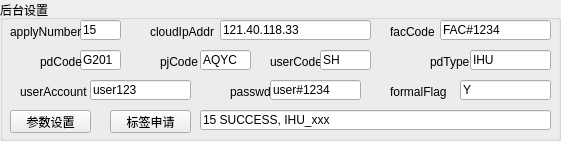
   <widget class="QGroupBox" name="groupBox_cloudCon">
    <property name="geometry">
     <rect>
      <x>10</x>
      <y>10</y>
      <width>561</width>
      <height>141</height>
     </rect>
    </property>
    <property name="title">
     <string>后台设置</string>
    </property>
    <widget class="QLineEdit" name="lineEdit_cloudCon_label_apply_text">
     <property name="geometry">
      <rect>
       <x>200</x>
       <y>110</y>
       <width>351</width>
       <height>20</height>
      </rect>
     </property>
     <property name="text">
      <string>15 SUCCESS, IHU_xxx</string>
     </property>
    </widget>
    <widget class="QLineEdit" name="lineEdit_cloudCon_apply_number_text">
     <property name="geometry">
      <rect>
       <x>80</x>
       <y>20</y>
       <width>41</width>
       <height>20</height>
      </rect>
     </property>
     <property name="text">
      <string>15</string>
     </property>
    </widget>
    <widget class="QPushButton" name="pushButton_cloudCon_par_set">
     <property name="geometry">
      <rect>
       <x>10</x>
       <y>110</y>
       <width>81</width>
       <height>23</height>
      </rect>
     </property>
     <property name="text">
      <string>参数设置</string>
     </property>
    </widget>
    <widget class="QLineEdit" name="lineEdit_cloudCon_ipAddr_text">
     <property name="geometry">
      <rect>
       <x>220</x>
       <y>20</y>
       <width>151</width>
       <height>20</height>
      </rect>
     </property>
     <property name="text">
      <string>121.40.118.33</string>
     </property>
    </widget>
    <widget class="QLabel" name="label_cloudCon_apply_number">
     <property name="geometry">
      <rect>
       <x>10</x>
       <y>20</y>
       <width>91</width>
       <height>23</height>
      </rect>
     </property>
     <property name="minimumSize">
      <size>
       <width>91</width>
       <height>0</height>
      </size>
     </property>
     <property name="text">
      <string>applyNumber</string>
     </property>
    </widget>
    <widget class="QLabel" name="label_cloudCon_ipAddr">
     <property name="geometry">
      <rect>
       <x>150</x>
       <y>20</y>
       <width>91</width>
       <height>23</height>
      </rect>
     </property>
     <property name="minimumSize">
      <size>
       <width>91</width>
       <height>0</height>
      </size>
     </property>
     <property name="text">
      <string>cloudIpAddr</string>
     </property>
    </widget>
    <widget class="QLineEdit" name="lineEdit_cloudCon_facCode_text">
     <property name="geometry">
      <rect>
       <x>440</x>
       <y>20</y>
       <width>111</width>
       <height>20</height>
      </rect>
     </property>
     <property name="text">
      <string>FAC#1234</string>
     </property>
    </widget>
    <widget class="QLabel" name="label_cloudCon_facCode">
     <property name="geometry">
      <rect>
       <x>390</x>
       <y>20</y>
       <width>91</width>
       <height>23</height>
      </rect>
     </property>
     <property name="minimumSize">
      <size>
       <width>91</width>
       <height>0</height>
      </size>
     </property>
     <property name="text">
      <string>facCode</string>
     </property>
    </widget>
    <widget class="QLineEdit" name="lineEdit_cloudCon_pdCode_text">
     <property name="geometry">
      <rect>
       <x>80</x>
       <y>50</y>
       <width>41</width>
       <height>20</height>
      </rect>
     </property>
     <property name="text">
      <string>G201</string>
     </property>
    </widget>
    <widget class="QLabel" name="label_cloudCon_pdCode">
     <property name="geometry">
      <rect>
       <x>40</x>
       <y>50</y>
       <width>91</width>
       <height>23</height>
      </rect>
     </property>
     <property name="minimumSize">
      <size>
       <width>91</width>
       <height>0</height>
      </size>
     </property>
     <property name="text">
      <string>pdCode</string>
     </property>
    </widget>
    <widget class="QLineEdit" name="lineEdit_cloudCon_pjCode_text">
     <property name="geometry">
      <rect>
       <x>200</x>
       <y>50</y>
       <width>51</width>
       <height>20</height>
      </rect>
     </property>
     <property name="text">
      <string>AQYC</string>
     </property>
    </widget>
    <widget class="QLineEdit" name="lineEdit_cloudCon_pdType_text">
     <property name="geometry">
      <rect>
       <x>470</x>
       <y>50</y>
       <width>81</width>
       <height>20</height>
      </rect>
     </property>
     <property name="text">
      <string>IHU</string>
     </property>
    </widget>
    <widget class="QLabel" name="label_cloudCon_pdType">
     <property name="geometry">
      <rect>
       <x>430</x>
       <y>50</y>
       <width>91</width>
       <height>23</height>
      </rect>
     </property>
     <property name="minimumSize">
      <size>
       <width>91</width>
       <height>0</height>
      </size>
     </property>
     <property name="text">
      <string>pdType</string>
     </property>
    </widget>
    <widget class="QLineEdit" name="lineEdit_cloudCon_userAccount_text">
     <property name="geometry">
      <rect>
       <x>90</x>
       <y>80</y>
       <width>101</width>
       <height>20</height>
      </rect>
     </property>
     <property name="text">
      <string>user123</string>
     </property>
    </widget>
    <widget class="QLabel" name="label_cloudCon_userAccount">
     <property name="geometry">
      <rect>
       <x>20</x>
       <y>80</y>
       <width>91</width>
       <height>23</height>
      </rect>
     </property>
     <property name="minimumSize">
      <size>
       <width>91</width>
       <height>0</height>
      </size>
     </property>
     <property name="text">
      <string>userAccount</string>
     </property>
    </widget>
    <widget class="QLineEdit" name="lineEdit_cloudCon_passwd_text">
     <property name="geometry">
      <rect>
       <x>270</x>
       <y>80</y>
       <width>91</width>
       <height>20</height>
      </rect>
     </property>
     <property name="text">
      <string>user#1234</string>
     </property>
    </widget>
    <widget class="QLabel" name="label_cloudCon_passwd">
     <property name="geometry">
      <rect>
       <x>230</x>
       <y>80</y>
       <width>91</width>
       <height>23</height>
      </rect>
     </property>
     <property name="minimumSize">
      <size>
       <width>91</width>
       <height>0</height>
      </size>
     </property>
     <property name="text">
      <string>passwd</string>
     </property>
    </widget>
    <widget class="QLineEdit" name="lineEdit_cloudCon_formalFlag_text">
     <property name="geometry">
      <rect>
       <x>460</x>
       <y>80</y>
       <width>91</width>
       <height>20</height>
      </rect>
     </property>
     <property name="text">
      <string>Y</string>
     </property>
    </widget>
    <widget class="QLabel" name="label_cloudCon_formalFlag">
     <property name="geometry">
      <rect>
       <x>390</x>
       <y>80</y>
       <width>91</width>
       <height>23</height>
      </rect>
     </property>
     <property name="minimumSize">
      <size>
       <width>91</width>
       <height>0</height>
      </size>
     </property>
     <property name="text">
      <string>formalFlag</string>
     </property>
    </widget>
    <widget class="QPushButton" name="pushButton_cloudCon_label_apply">
     <property name="geometry">
      <rect>
       <x>110</x>
       <y>110</y>
       <width>81</width>
       <height>23</height>
      </rect>
     </property>
     <property name="text">
      <string>标签申请</string>
     </property>
    </widget>
    <widget class="QLabel" name="label_cloudCon_userCode">
     <property name="geometry">
      <rect>
       <x>270</x>
       <y>50</y>
       <width>91</width>
       <height>23</height>
      </rect>
     </property>
     <property name="minimumSize">
      <size>
       <width>91</width>
       <height>0</height>
      </size>
     </property>
     <property name="text">
      <string>userCode</string>
     </property>
    </widget>
    <widget class="QLineEdit" name="lineEdit_cloudCon_userCode_text">
     <property name="geometry">
      <rect>
       <x>320</x>
       <y>50</y>
       <width>51</width>
       <height>20</height>
      </rect>
     </property>
     <property name="text">
      <string>SH</string>
     </property>
    </widget>
    <widget class="QLabel" name="label_cloudCon_pjCode">
     <property name="geometry">
      <rect>
       <x>160</x>
       <y>50</y>
       <width>91</width>
       <height>23</height>
      </rect>
     </property>
     <property name="minimumSize">
      <size>
       <width>91</width>
       <height>0</height>
      </size>
     </property>
     <property name="text">
      <string>pjCode</string>
     </property>
    </widget>
   </widget>
